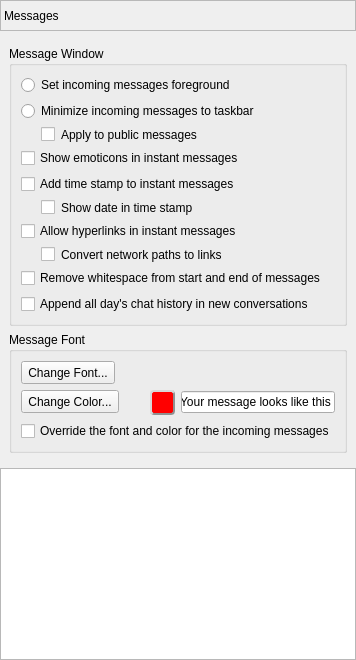
        <widget class="QWidget" name="pageMessages">
         <layout class="QVBoxLayout" name="verticalLayout_14">
          <property name="leftMargin">
           <number>0</number>
          </property>
          <property name="topMargin">
           <number>0</number>
          </property>
          <property name="rightMargin">
           <number>0</number>
          </property>
          <property name="bottomMargin">
           <number>0</number>
          </property>
          <item>
           <widget class="QLabel" name="labelMessagesPage">
            <property name="sizePolicy">
             <sizepolicy hsizetype="Preferred" vsizetype="Fixed">
              <horstretch>0</horstretch>
              <verstretch>0</verstretch>
             </sizepolicy>
            </property>
            <property name="minimumSize">
             <size>
              <width>0</width>
              <height>31</height>
             </size>
            </property>
            <property name="frameShape">
             <enum>QFrame::StyledPanel</enum>
            </property>
            <property name="frameShadow">
             <enum>QFrame::Sunken</enum>
            </property>
            <property name="text">
             <string>Messages</string>
            </property>
           </widget>
          </item>
          <item alignment="Qt::AlignTop">
           <widget class="QWidget" name="widgetMessages" native="true">
            <layout class="QVBoxLayout" name="verticalLayout">
             <item>
              <widget class="QGroupBox" name="groupMsgWindow">
               <property name="title">
                <string>Message Window</string>
               </property>
               <layout class="QVBoxLayout" name="verticalLayout_12">
                <item>
                 <widget class="QRadioButton" name="radioButtonMessageTop">
                  <property name="text">
                   <string>Set incoming messages foreground</string>
                  </property>
                 </widget>
                </item>
                <item>
                 <widget class="QRadioButton" name="radioButtonMessageBottom">
                  <property name="text">
                   <string>Minimize incoming messages to taskbar</string>
                  </property>
                 </widget>
                </item>
                <item>
                 <widget class="QCheckBox" name="checkBoxPublicMessagePop">
                  <property name="styleSheet">
                   <string notr="true">margin-left: 20px</string>
                  </property>
                  <property name="text">
                   <string>Apply to public messages</string>
                  </property>
                 </widget>
                </item>
                <item>
                 <widget class="QCheckBox" name="checkBoxEmoticon">
                  <property name="text">
                   <string>Show emoticons in instant messages</string>
                  </property>
                 </widget>
                </item>
                <item>
                 <widget class="QCheckBox" name="checkBoxMessageTime">
                  <property name="text">
                   <string>Add time stamp to instant messages</string>
                  </property>
                 </widget>
                </item>
                <item>
                 <widget class="QCheckBox" name="checkBoxMessageDate">
                  <property name="styleSheet">
                   <string notr="true">margin-left: 20px</string>
                  </property>
                  <property name="text">
                   <string>Show date in time stamp</string>
                  </property>
                 </widget>
                </item>
                <item>
                 <widget class="QCheckBox" name="checkBoxAllowLinks">
                  <property name="text">
                   <string>Allow hyperlinks in instant messages</string>
                  </property>
                 </widget>
                </item>
                <item>
                 <widget class="QCheckBox" name="checkBoxPathToLink">
                  <property name="styleSheet">
                   <string notr="true">margin-left: 20px</string>
                  </property>
                  <property name="text">
                   <string>Convert network paths to links</string>
                  </property>
                 </widget>
                </item>
                <item>
                 <widget class="QCheckBox" name="checkBoxTrimMessage">
                  <property name="text">
                   <string>Remove whitespace from start and end of messages</string>
                  </property>
                 </widget>
                </item>
                <item>
                 <widget class="QCheckBox" name="checkBoxAppendHistory">
                  <property name="enabled">
                   <bool>true</bool>
                  </property>
                  <property name="text">
                   <string>Append all day's chat history in new conversations</string>
                  </property>
                 </widget>
                </item>
               </layout>
              </widget>
             </item>
             <item>
              <widget class="QGroupBox" name="groupMsgFont">
               <property name="title">
                <string>Message Font</string>
               </property>
               <layout class="QFormLayout" name="formLayout">
                <property name="fieldGrowthPolicy">
                 <enum>QFormLayout::AllNonFixedFieldsGrow</enum>
                </property>
                <item row="1" column="0">
                 <widget class="ThemedButton" name="buttonFont">
                  <property name="sizePolicy">
                   <sizepolicy hsizetype="Preferred" vsizetype="Fixed">
                    <horstretch>0</horstretch>
                    <verstretch>0</verstretch>
                   </sizepolicy>
                  </property>
                  <property name="minimumSize">
                   <size>
                    <width>75</width>
                    <height>23</height>
                   </size>
                  </property>
                  <property name="text">
                   <string>Change Font...</string>
                  </property>
                 </widget>
                </item>
                <item row="1" column="1">
                 <widget class="QLabel" name="labelFontDescription">
                  <property name="text">
                   <string/>
                  </property>
                  <property name="indent">
                   <number>30</number>
                  </property>
                 </widget>
                </item>
                <item row="2" column="0">
                 <widget class="ThemedButton" name="buttonColor">
                  <property name="sizePolicy">
                   <sizepolicy hsizetype="Preferred" vsizetype="Fixed">
                    <horstretch>0</horstretch>
                    <verstretch>0</verstretch>
                   </sizepolicy>
                  </property>
                  <property name="minimumSize">
                   <size>
                    <width>75</width>
                    <height>23</height>
                   </size>
                  </property>
                  <property name="text">
                   <string>Change Color...</string>
                  </property>
                 </widget>
                </item>
                <item row="2" column="1">
                 <widget class="QWidget" name="widget" native="true">
                  <layout class="QHBoxLayout" name="horizontalLayout_4">
                   <property name="spacing">
                    <number>6</number>
                   </property>
                   <property name="leftMargin">
                    <number>25</number>
                   </property>
                   <property name="topMargin">
                    <number>0</number>
                   </property>
                   <property name="rightMargin">
                    <number>0</number>
                   </property>
                   <property name="bottomMargin">
                    <number>0</number>
                   </property>
                   <item>
                    <widget class="QLabel" name="labelFontColorDisplay">
                     <property name="sizePolicy">
                      <sizepolicy hsizetype="Fixed" vsizetype="Preferred">
                       <horstretch>0</horstretch>
                       <verstretch>0</verstretch>
                      </sizepolicy>
                     </property>
                     <property name="minimumSize">
                      <size>
                       <width>25</width>
                       <height>25</height>
                      </size>
                     </property>
                     <property name="styleSheet">
                      <string notr="true">background-color: red;
border: 2px outset rgb(144, 144, 144);
border-radius: 4px</string>
                     </property>
                     <property name="frameShape">
                      <enum>QFrame::StyledPanel</enum>
                     </property>
                     <property name="text">
                      <string/>
                     </property>
                    </widget>
                   </item>
                   <item>
                    <widget class="QLineEdit" name="textEditFontColorText">
                     <property name="text">
                      <string>Your message looks like this</string>
                     </property>
                     <property name="frame">
                      <bool>true</bool>
                     </property>
                     <property name="dragEnabled">
                      <bool>false</bool>
                     </property>
                    </widget>
                   </item>
                  </layout>
                 </widget>
                </item>
                <item row="3" column="0" colspan="2">
                 <widget class="QCheckBox" name="checkBoxOverrideIncoming">
                  <property name="text">
                   <string>Override the font and color for the incoming messages</string>
                  </property>
                 </widget>
                </item>
               </layout>
              </widget>
             </item>
            </layout>
           </widget>
          </item>
          <item>
           <widget class="QGraphicsView" name="graphicsView"/>
          </item>
         </layout>
        </widget>
